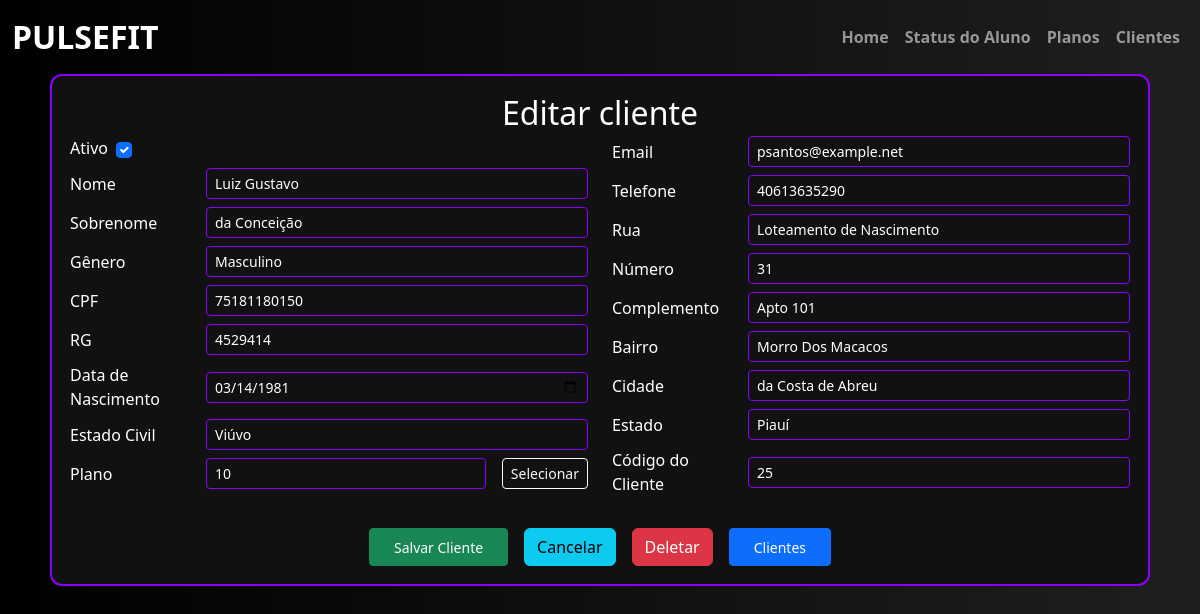
The page /editar-cliente/25 on the database its author committed.
### academia/models.py (models this page shows)
class Cliente(db.Model):
    __tablename__ = "cliente"
    id = db.Column(db.Integer, primary_key=True)
    ativo = db.Column(db.Boolean, default=True, nullable=False)
    dtcadastro = db.Column(db.DateTime, default=datetime.utcnow, nullable=False)
    nome = db.Column(db.String(20), nullable=False)
    sobrenome = db.Column(db.String(50), nullable=False)
    genero = db.Column(db.String(1), nullable=False)
    cpf = db.Column(db.BigInteger, nullable=False, unique=True)
    rg = db.Column(db.BigInteger, nullable=False, unique=True)
    dt_nascimento = db.Column(db.DateTime, nullable=False)
    estado_civil = db.Column(db.String(20), nullable=False)
    email = db.Column(db.String(100), nullable=False, unique=True)
    telefone = db.Column(db.BigInteger, nullable=False)
    rua = db.Column(db.String(100), nullable=False)
    numero = db.Column(db.Integer)
    complemento = db.Column(db.String(100))
    bairro = db.Column(db.String(50), nullable=False)
    cidade = db.Column(db.String(50), nullable=False)
    estado = db.Column(db.String(50), nullable=False)
    plano = db.Column(db.Integer, db.ForeignKey("plano.id",   name="fk_cliente_plano"))

### academia/routes.py (the view, shortened to what this page needs)
@app.route("/editar-cliente/<int:cliente_id>", methods=['GET', 'POST'])
def editar_cliente(cliente_id):
    cliente = Cliente.query.get_or_404(cliente_id)
    form_cliente = CadastroCliente(obj=cliente)
    with db.session.no_autoflush:
       planos = Plano.query.filter_by(ativo=True).all()
       clientes = Cliente.query.all()
    return render_template("cadastro_cliente.html", form_cliente=form_cliente, planos=planos, clientes=clientes, cliente_atual=cliente)

### academia/templates/cadastro_cliente.html (shortened to what this page needs)
{% extends 'base.html' %}
{% block conteudo %}
<body style="background: linear-gradient(to right, #000000, #1f1f1f); font-family: 'Segoe UI', sans-serif; color: white;">
    <div class="container-fluid d-flex justify-content-center align-items-center">
        <form method="POST" class="form-register w-100"
              style="max-width: 1100px; border: 2px solid #8800ff; border-radius: 12px; background-color: #111; padding: 18px;">
            <div class="row">
                <div class="col text-center">
                    {% if cliente_atual %}
                        <h1 class="text-white mb-1" style="font-size: 2rem;">Editar cliente</h1>
                    {% else %}
                        <h1 class="text-white mb-1" style="font-size: 2rem;">Cadastro de cliente</h1>
                    {% endif %}
                </div>
            </div>
            <div class="row">
                <div class="col-lg-6 col-md-12">
                    <div class="mb-2 d-flex align-items-center gap-2">
                        {{ form_cliente.ativo.label(class="form-label text-white mb-0") }}
                        {{ form_cliente.ativo(class="form-check-input") }}
                    </div>
                    {% for field in [form_cliente.nome, form_cliente.sobrenome, form_cliente.genero, form_cliente.cpf, form_cliente.rg, form_cliente.dt_nascimento, form_cliente.estado_civil] %}
                    <div class="mb-2 d-flex align-items-center gap-3">
                        {{ field.label(class="form-label text-white mb-0", style="min-width: 120px;") }}
                        {{ field(class="form-control form-control-sm text-white", style="flex-grow: 1; background-color: #111; border: 1px solid #8800ff;") }}
                    </div>
                    {% endfor %}
                    <div class="mb-2 d-flex align-items-center gap-3">
                        {{ form_cliente.plano.label(class="form-label text-white mb-0", style="min-width: 120px;") }}
                        {{ form_cliente.plano(class="form-control form-control-sm text-white", style="flex-grow: 1; background-color: #111; border: 1px solid #8800ff;", readonly=True) }}
                        <button type="button" name="selecionar_plano" data-bs-toggle="modal" data-bs-target="#ModalPlanos"  class="btn btn-outline-light btn-sm">Selecionar</button>
                    </div>
                </div>
                <div class="col-lg-6 col-md-12">
                    {% for field in [form_cliente.email, form_cliente.telefone, form_cliente.rua, form_cliente.numero, form_cliente.complemento, form_cliente.bairro, form_cliente.cidade, form_cliente.estado] %}
                    <div class="mb-2 d-flex align-items-center gap-3">
                        {{ field.label(class="form-label text-white mb-0", style="min-width: 120px;") }}
                        {{ field(class="form-control form-control-sm text-white", style="flex-grow: 1; background-color: #111; border: 1px solid #8800ff;") }}
                    </div>
                    {% endfor %}
                    <div class="mb-2 d-flex align-items-center gap-3">
                        {{ form_cliente.id.label(class="form-label text-white mb-0", style="min-width: 120px;") }}
                        {{ form_cliente.id(class="form-control form-control-sm text-white", style="flex-grow: 1; background-color: #111; border: 1px solid #8800ff;", readonly=True) }}
                    </div>
                </div>
            </div>
            <div class="row mt-4">
                <div class="col text-center">
                    <div class="d-flex justify-content-center gap-3">
                        {{ form_cliente.submit(class="btn btn-success btn-sm px-4") }}
                        <a type="button" href="{{ url_for('page_registro_cliente') }}" class="btn btn-info">Cancelar</a>
                        {% if cliente_atual %}
                            <button class="btn btn-danger" name="deletar_plano">Deletar</button>
                        {% endif %}
                        <button type="button" nome="selecionar_cliente" data-bs-toggle="modal" data-bs-target="#ModalCliente" class="btn btn-primary btn-sm px-4">Clientes</button>
                    </div>
                </div>
            </div>
        </form>
    </div>
</body>
{% endblock %}

### rows shown on the page
Cliente: nome "Luiz Gustavo" "da Conceição" "Masculino" "75181180150" "4529414" "03/14/1981" "Viúvo", email "psantos@example.net" "40613635290" "Loteamento de Nascimento" "31" "Apto 101" "Morro Dos Macacos" "da Costa de Abreu" "Piauí"
